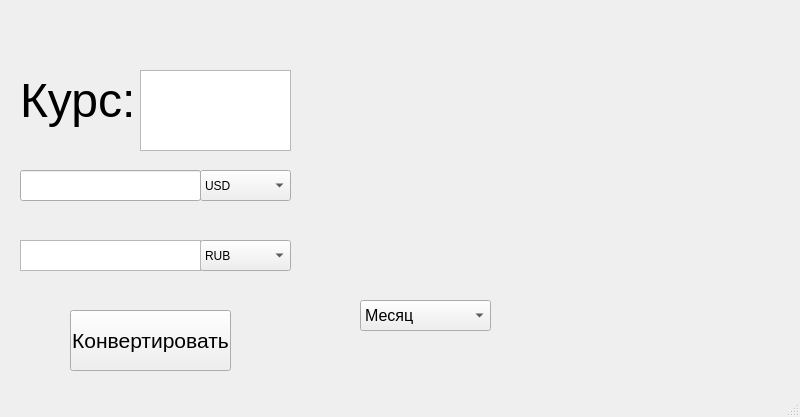
<?xml version="1.0" encoding="UTF-8"?>
<ui version="4.0">
 <class>MainWindow</class>
 <widget class="QMainWindow" name="MainWindow">
  <property name="geometry">
   <rect>
    <x>0</x>
    <y>0</y>
    <width>800</width>
    <height>417</height>
   </rect>
  </property>
  <property name="windowTitle">
   <string>MainWindow</string>
  </property>
  <widget class="QWidget" name="centralwidget">
   <widget class="QCustomPlot" name="widget" native="true">
    <property name="geometry">
     <rect>
      <x>320</x>
      <y>60</y>
      <width>431</width>
      <height>211</height>
     </rect>
    </property>
   </widget>
   <widget class="QPushButton" name="pushButton">
    <property name="geometry">
     <rect>
      <x>70</x>
      <y>310</y>
      <width>161</width>
      <height>61</height>
     </rect>
    </property>
    <property name="font">
     <font>
      <pointsize>16</pointsize>
     </font>
    </property>
    <property name="text">
     <string>Конвертировать</string>
    </property>
   </widget>
   <widget class="QComboBox" name="currency1">
    <property name="geometry">
     <rect>
      <x>200</x>
      <y>170</y>
      <width>91</width>
      <height>31</height>
     </rect>
    </property>
    <item>
     <property name="text">
      <string>USD</string>
     </property>
    </item>
    <item>
     <property name="text">
      <string>EUR</string>
     </property>
    </item>
    <item>
     <property name="text">
      <string>RUB</string>
     </property>
    </item>
    <item>
     <property name="text">
      <string>BYN</string>
     </property>
    </item>
    <item>
     <property name="text">
      <string>UAH</string>
     </property>
    </item>
   </widget>
   <widget class="QLineEdit" name="lineEdit">
    <property name="geometry">
     <rect>
      <x>20</x>
      <y>170</y>
      <width>181</width>
      <height>31</height>
     </rect>
    </property>
   </widget>
   <widget class="QComboBox" name="currency2">
    <property name="geometry">
     <rect>
      <x>200</x>
      <y>240</y>
      <width>91</width>
      <height>31</height>
     </rect>
    </property>
    <item>
     <property name="text">
      <string>RUB</string>
     </property>
    </item>
    <item>
     <property name="text">
      <string>USD</string>
     </property>
    </item>
    <item>
     <property name="text">
      <string>EUR</string>
     </property>
    </item>
    <item>
     <property name="text">
      <string>BYN</string>
     </property>
    </item>
    <item>
     <property name="text">
      <string>UAH</string>
     </property>
    </item>
   </widget>
   <widget class="QTextBrowser" name="convertion_result">
    <property name="geometry">
     <rect>
      <x>20</x>
      <y>240</y>
      <width>181</width>
      <height>31</height>
     </rect>
    </property>
   </widget>
   <widget class="QTextBrowser" name="course">
    <property name="geometry">
     <rect>
      <x>140</x>
      <y>70</y>
      <width>151</width>
      <height>81</height>
     </rect>
    </property>
    <property name="font">
     <font>
      <pointsize>36</pointsize>
     </font>
    </property>
    <property name="verticalScrollBarPolicy">
     <enum>Qt::ScrollBarAlwaysOff</enum>
    </property>
    <property name="html">
     <string>&lt;!DOCTYPE HTML PUBLIC &quot;-//W3C//DTD HTML 4.0//EN&quot; &quot;http://www.w3.org/TR/REC-html40/strict.dtd&quot;&gt;
&lt;html&gt;&lt;head&gt;&lt;meta name=&quot;qrichtext&quot; content=&quot;1&quot; /&gt;&lt;meta charset=&quot;utf-8&quot; /&gt;&lt;style type=&quot;text/css&quot;&gt;
p, li { white-space: pre-wrap; }
hr { height: 1px; border-width: 0; }
li.unchecked::marker { content: &quot;\2610&quot;; }
li.checked::marker { content: &quot;\2612&quot;; }
&lt;/style&gt;&lt;/head&gt;&lt;body style=&quot; font-family:'Segoe UI'; font-size:36pt; font-weight:400; font-style:normal;&quot;&gt;
&lt;p style=&quot;-qt-paragraph-type:empty; margin-top:0px; margin-bottom:0px; margin-left:0px; margin-right:0px; -qt-block-indent:0; text-indent:0px;&quot;&gt;&lt;br /&gt;&lt;/p&gt;&lt;/body&gt;&lt;/html&gt;</string>
    </property>
   </widget>
   <widget class="QLabel" name="label">
    <property name="geometry">
     <rect>
      <x>20</x>
      <y>60</y>
      <width>131</width>
      <height>81</height>
     </rect>
    </property>
    <property name="font">
     <font>
      <pointsize>36</pointsize>
     </font>
    </property>
    <property name="text">
     <string>Курс:</string>
    </property>
   </widget>
   <widget class="QComboBox" name="date_range">
    <property name="geometry">
     <rect>
      <x>360</x>
      <y>300</y>
      <width>131</width>
      <height>31</height>
     </rect>
    </property>
    <property name="font">
     <font>
      <pointsize>12</pointsize>
     </font>
    </property>
    <item>
     <property name="text">
      <string>Месяц</string>
     </property>
    </item>
    <item>
     <property name="text">
      <string>Год</string>
     </property>
    </item>
    <item>
     <property name="text">
      <string>5 лет</string>
     </property>
    </item>
   </widget>
  </widget>
  <widget class="QMenuBar" name="menubar">
   <property name="geometry">
    <rect>
     <x>0</x>
     <y>0</y>
     <width>800</width>
     <height>21</height>
    </rect>
   </property>
  </widget>
  <widget class="QStatusBar" name="statusbar"/>
 </widget>
 <customwidgets>
  <customwidget>
   <class>QCustomPlot</class>
   <extends>QWidget</extends>
   <header>qcustomplot.h</header>
   <container>1</container>
  </customwidget>
 </customwidgets>
 <resources/>
 <connections/>
</ui>
